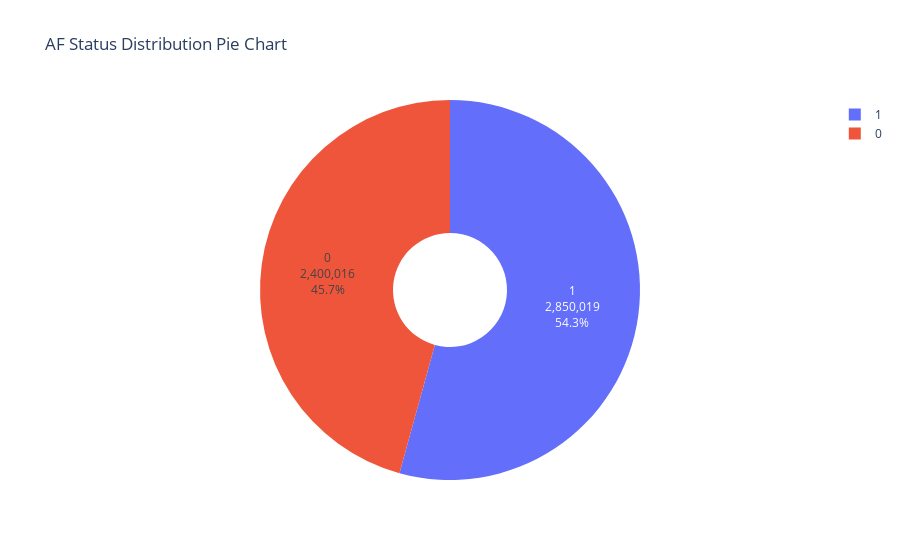

The notebook cell this image was saved under:
### Markdown cell above
## Pie chart AF Status

### Code cell
# Pie chart (for percentage)
status = status_count.sort_index()
status_index = status.index
fig = px.pie(names=status_index, values=status, hole=0.3,
             labels={'names':'status'}, title='AF Status Distribution Pie Chart')
fig.update_traces(textposition='inside', textinfo='percent+label+value')
fig.show()

### Figure 1 — Plotly figure (JSON) as saved in the notebook; plotly's stock layout.template omitted (floating-point values rounded to 4 significant figures)
{"data": [{"domain": {"x": [0, 1], "y": [0, 1]}, "hole": 0.3, "hovertemplate": "status=%{label}<br>value=%{value}<extra></extra>", "labels": [0, 1], "legendgroup": "", "name": "", "showlegend": true, "textinfo": "percent+label+value", "textposition": "inside", "type": "pie", "values": [2400016, 2850019]}], "layout": {"legend": {"tracegroupgap": 0}, "title": {"text": "AF Status Distribution Pie Chart"}}}
